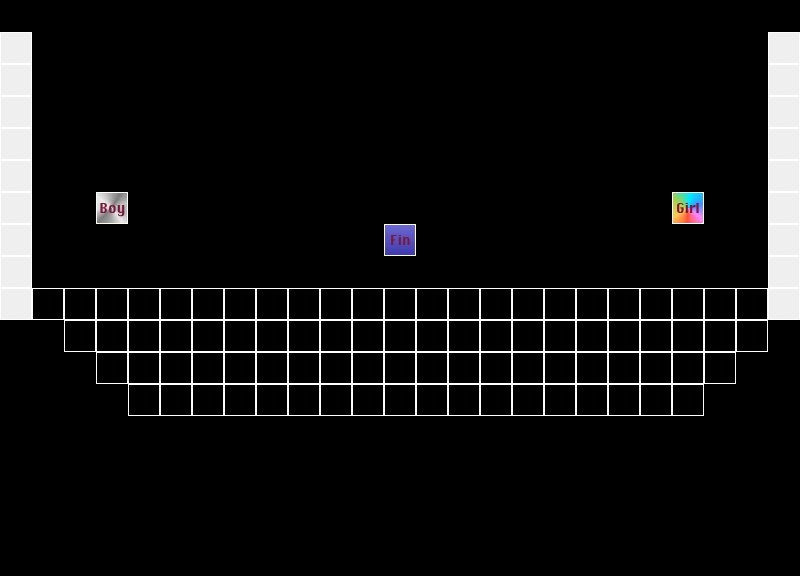

Rendered tile map (Tiled .tmx) drawn with the repository's tilesets; below, a short description and the map source with its tile grids summarised:
An orthogonal 25x18 tile map with 32x32 px tiles, 1 tile layer (level).

<map version="1.0" orientation="orthogonal" width="25" height="18" tilewidth="32" tileheight="32">
 <properties>
  <property name="bg" value="autumn" />
  <property name="end" value="everyday was perfect." />
  <property name="start" value="It was easy in the beginning." />
 </properties>
 <tileset firstgid="1" name="1" tilewidth="32" tileheight="32">
  <image source="tilesheet.jpg" width="192" height="96" />
 </tileset>
 <layer name="level" width="25" height="18">
  <data>[450 cells, 104 non-empty, 5 distinct tile ids]</data>
 </layer>
</map>
